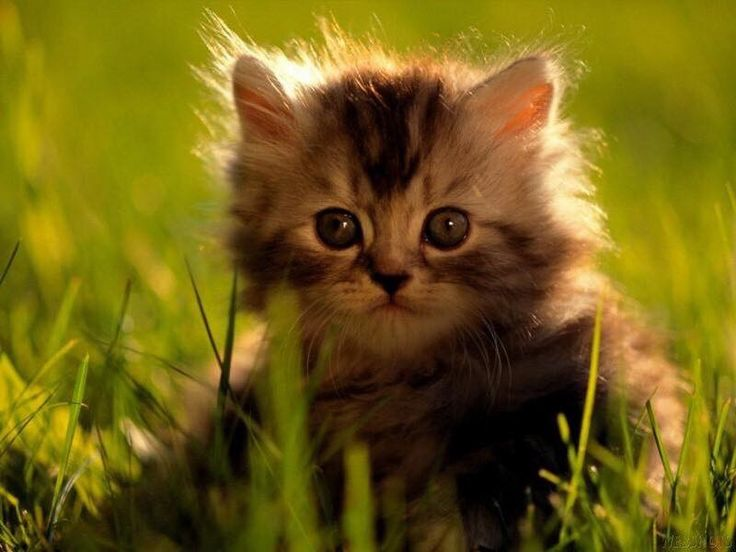
#> input picture Lab_2/images/cat_in_grass.jpg, 736 x 552 px
$ python checking_settings.py
#> lines starting #> are read from the running program, lines starting #| are printed output that depends on the picture; after the words box and inside, x2 and y2 are one past the last pixel; in counts of white or black regions, pixels touching at a corner belong together
import cv2
import numpy as np

im = cv2.imread(r"images/cat_in_grass.jpg")
#> im is the input picture: shape (552, 736, 3); mean B, G, R 20.2, 96.6, 114
winName = "Main Window"
cv2.namedWindow(winName)

image_a = cv2.GaussianBlur(im, ksize=(31, 31), sigmaX=15, sigmaY=15)
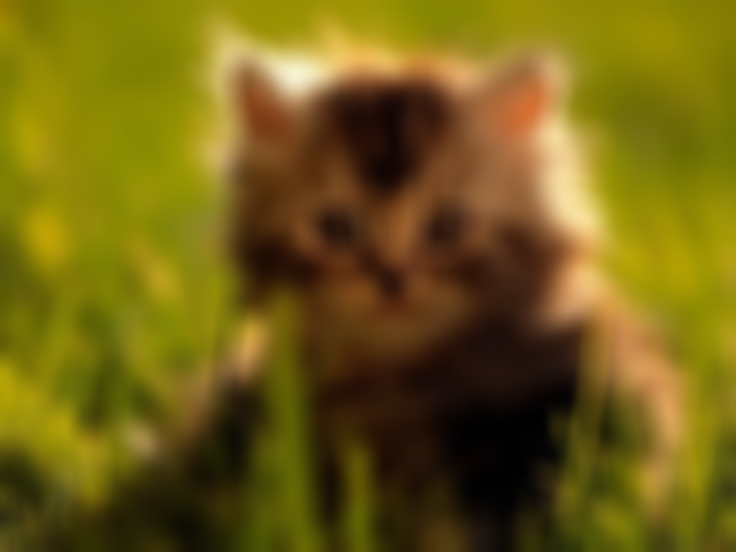
#> image_a: shape (552, 736, 3); mean B, G, R 20.2, 96.6, 114
image_b = cv2.cvtColor(im, cv2.COLOR_BGR2GRAY)
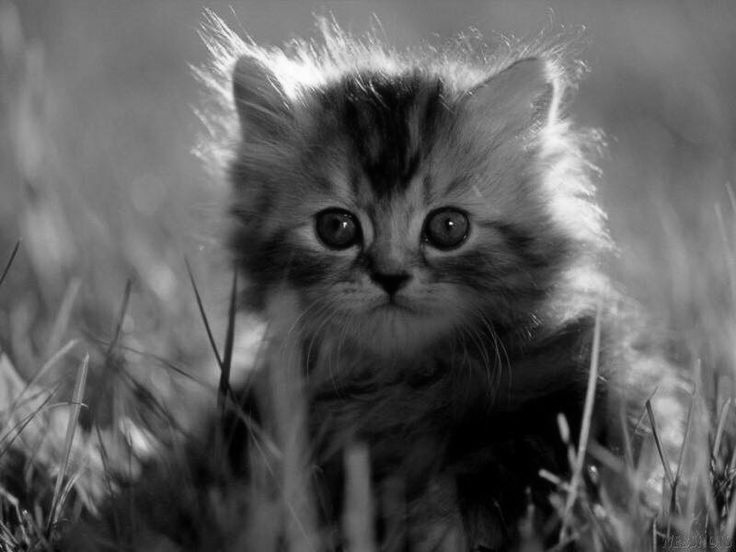
#> image_b: shape (552, 736); min 0, max 254, mean 93.1
image_b = cv2.cvtColor(image_b, cv2.COLOR_GRAY2BGR)  # что бы было 3 канала
#> image_b: shape (552, 736, 3)


def update_image(r):
#> called with r = 50
    result = image_a.copy()
    mask = np.zeros(shape=result.shape[:2], dtype=np.uint8)
    # создаем маску в виде круга
    cv2.circle(mask, (result.shape[1] // 2, result.shape[0] // 2), r, 1, -1)
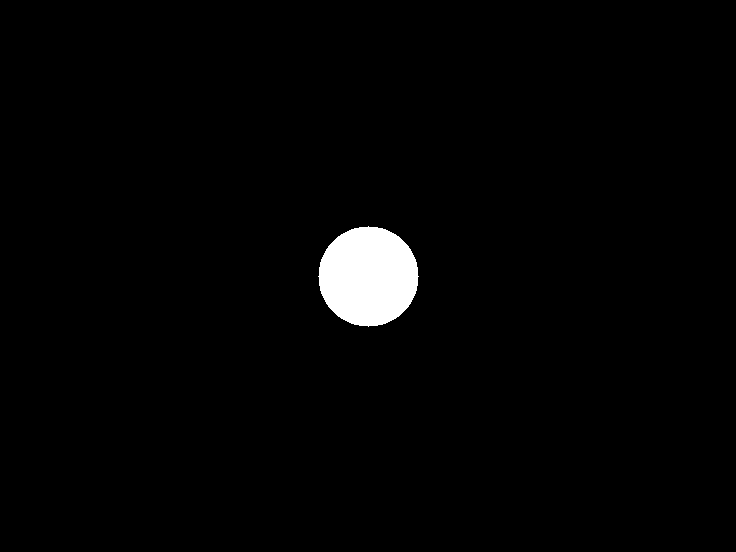
#> mask: shape (552, 736); values 0 (black) and 1 (white), 1.9% white; 1 white region, box (x1, y1, x2, y2) and area: (318, 226, 419, 327) 7845
    # применяем маску
    cv2.copyTo(image_b, mask, result)
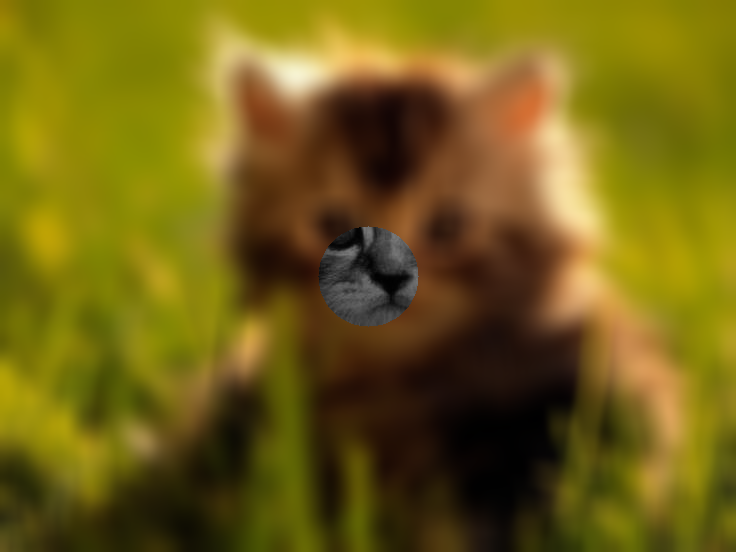
#> result: shape (552, 736, 3); 1.93% of pixels changed, all inside (x1, y1, x2, y2) = (318, 226, 419, 327)
    # обновляем окно с результатом
    cv2.imshow(winName, result)


cv2.createTrackbar("R", winName, 50, 500, update_image)
cv2.waitKey(0)
